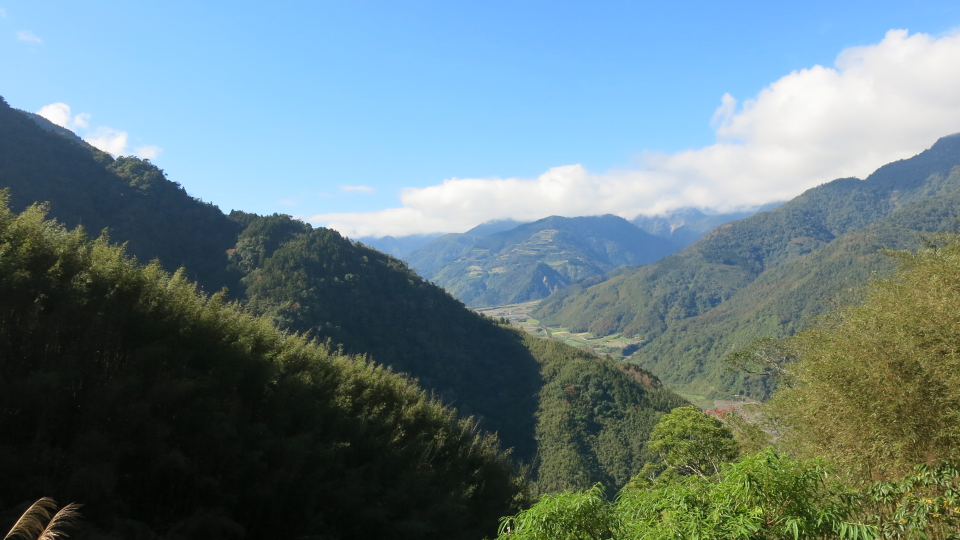
#> input picture Ch3/Image/IMG_4230.JPG, 1920 x 1080 px (shown at 1/2 size)
$ python logPolar.py
#> lines starting #> are read from the running program, lines starting #| are printed output that depends on the picture
import cv2

if __name__ == "__main__":
    src = cv2.imread("./Image/IMG_4230.JPG")
#> src is the input picture: shape (1080, 1920, 3); mean B, G, R 131.2, 125.6, 103
    cv2.imshow("src", src)

    # 圖像極座標轉換
    M = 50
    dst = cv2.logPolar(src, (508, 503), M, cv2.WARP_FILL_OUTLIERS)
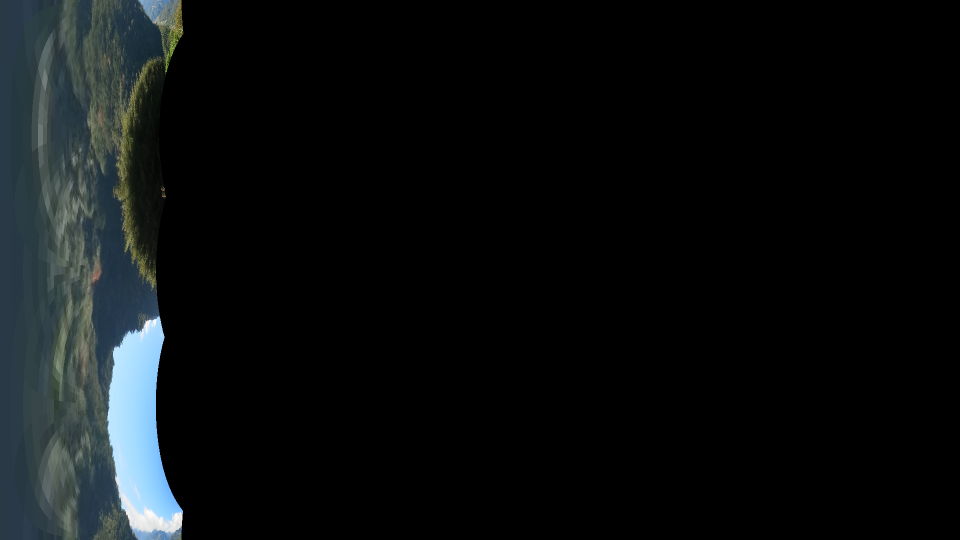
#> dst: shape (1080, 1920, 3) (shown at 1/2 size); mean B, G, R 15.6, 14.6, 11.6
    cv2.imwrite('./Image/logPolar_M50.jpg', dst)

    cv2.imshow("dst", dst)
    cv2.waitKey(0)
    cv2.destroyAllWindows()

$ run again, with Ch3/Image/logPolar_M200.jpg copied over Ch3/Image/IMG_4230.JPG
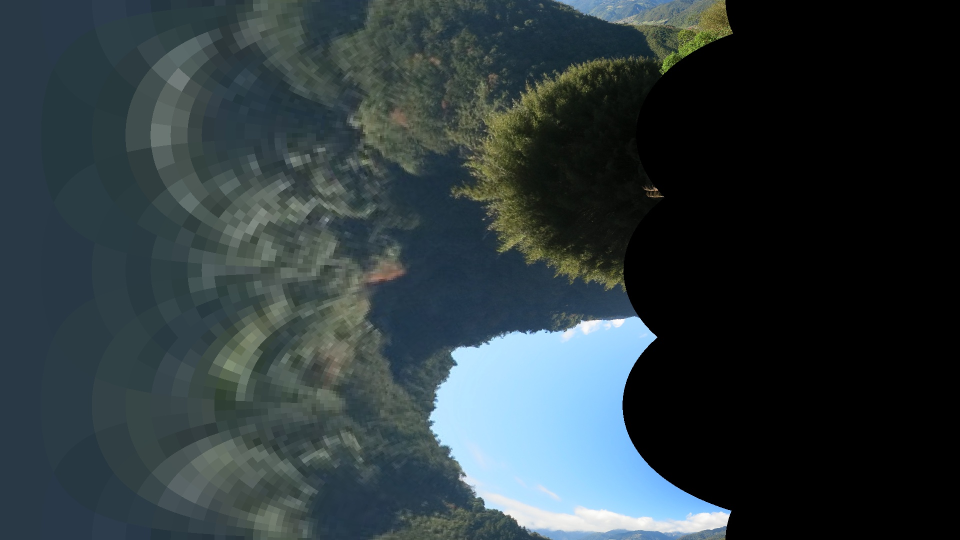
#> input picture Ch3/Image/logPolar_M200.jpg, 1920 x 1080 px (shown at 1/2 size)
#> src is the input picture: shape (1080, 1920, 3); mean B, G, R 62.1, 58.5, 46.4
#> `dst = cv2.logPolar(src, (508, 503), M, cv2.WARP_FILL_OUTLIERS)`:
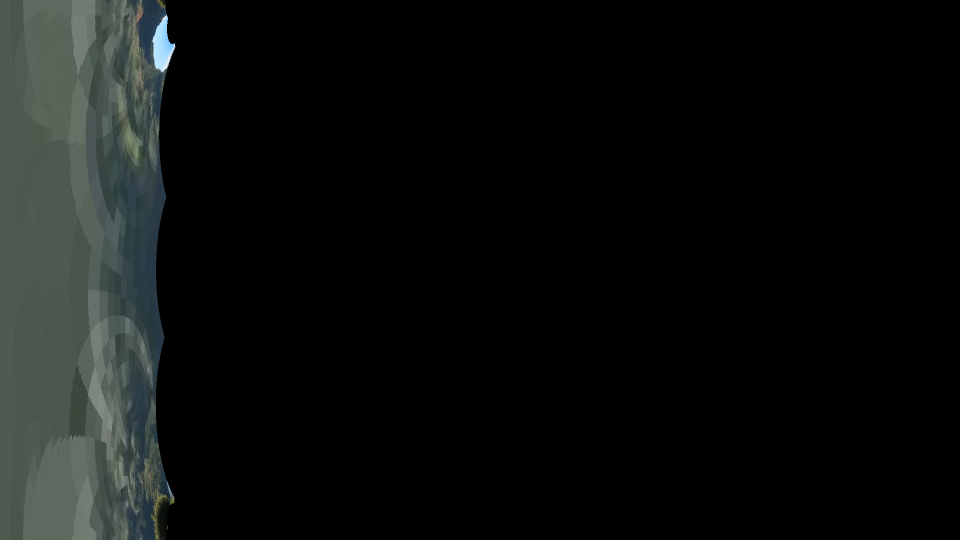
#> dst: shape (1080, 1920, 3) (shown at 1/2 size); mean B, G, R 14.2, 15.2, 13.1
